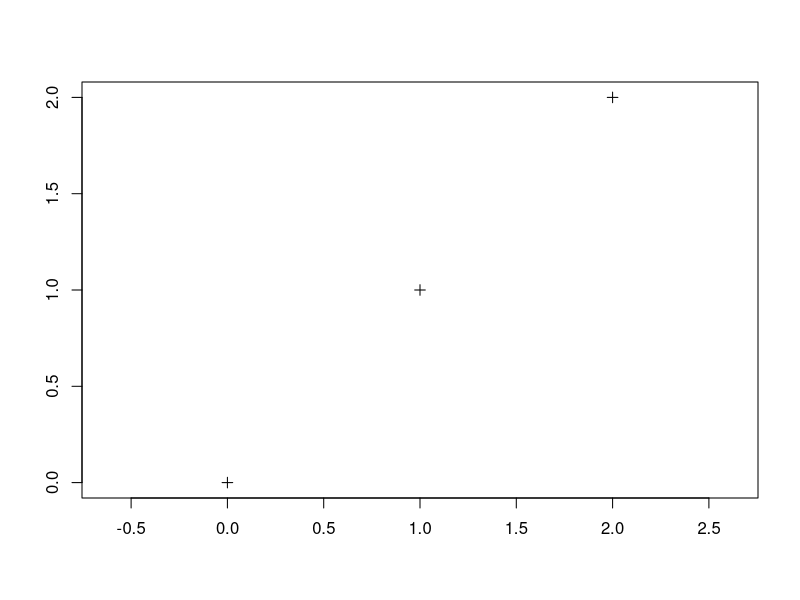

Write the R code that produced this figure.
library(sp)

df <- data.frame(
  id = c(1,2,3),
  name = c("A","B","C"),
  x = c(0,1,2),
  y = c(0,1,2)
)

coordinates(df) <- c ("x","y")

df_sp <- SpatialPoints(df)
df_sp
class(df_sp)

plot(df_sp, axes= TRUE)
